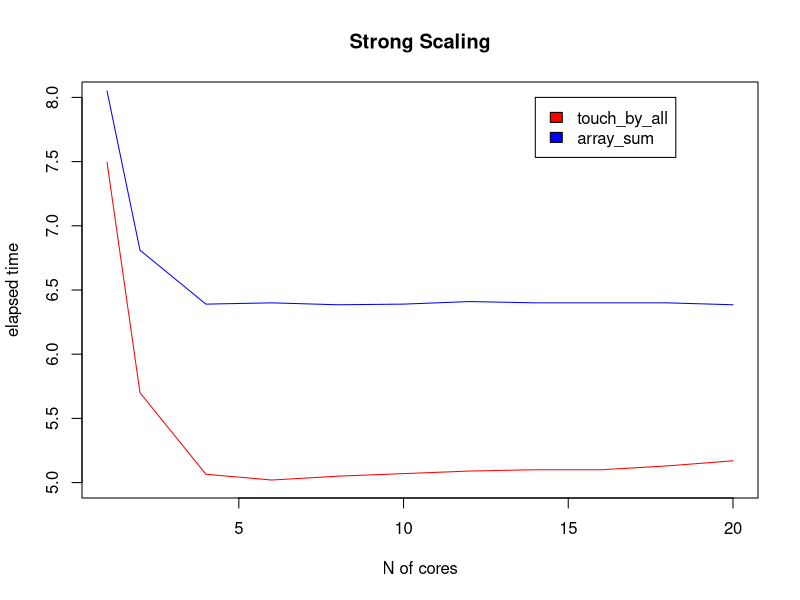
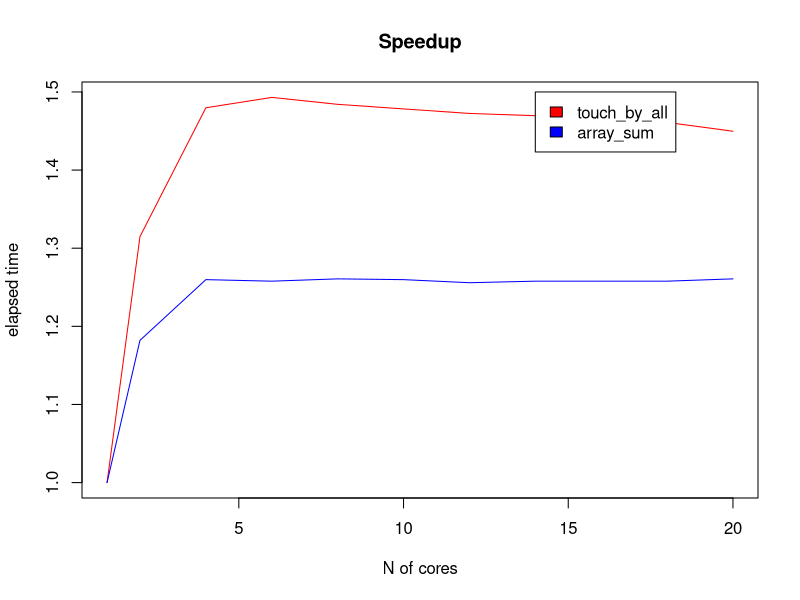
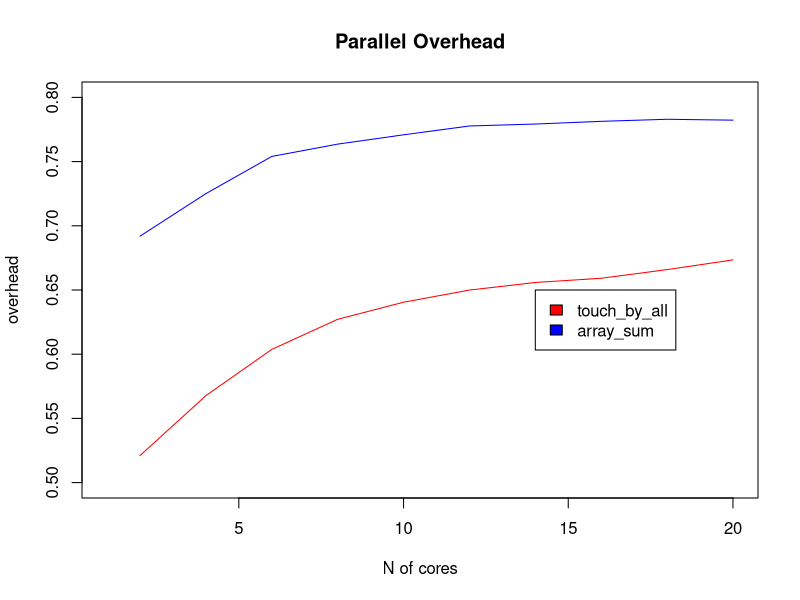

These charts were generated, in order, by the following R code:
library(readr)
time_executions_array_sum <- read_csv2("time_executions_array_sum.csv")
time_executions_touch_by_all <- read_csv2("time_executions_touch_by_all.csv")



plot(time_executions_touch_by_all$p,time_executions_touch_by_all$time,type = "l",ylim = c(5,8),ylab = "elapsed time",xlab= "N of cores", col = "red", main = "Strong Scaling")
lines(time_executions_array_sum$p,time_executions_array_sum$time,type = "l",ylab = "elapsed time",xlab= "N of cores", col = "blue")


legend(14, 8, legend = c("touch_by_all","array_sum"), fill = c("red","blue"), col="red", bg ="white")
serial_time_touch_by_all=time_executions_touch_by_all$time[1]
serial_time_array_sum=time_executions_array_sum$time[1]
speedup_touch_by_all =serial_time_touch_by_all/time_executions_touch_by_all$time 
speedup_array_sum =serial_time_array_sum/time_executions_array_sum$time


plot(time_executions_touch_by_all$p,speedup_touch_by_all,type = "l",ylab = "elapsed time",xlab= "N of cores", col = "red", main = "Speedup")
lines(time_executions_array_sum$p,speedup_array_sum,type = "l",ylab = "elapsed time",xlab= "N of cores", col = "blue")
legend(14, 1.5, legend = c("touch_by_all","array_sum"), fill = c("red","blue"), col="red", bg ="white")


e_touch_by_all = (1/speedup_touch_by_all- 1/time_executions_touch_by_all$p)/(1-1/time_executions_touch_by_all$p) 
plot(time_executions_array_sum$p,e_touch_by_all,type = "l",ylab = "overhead",ylim =c(0.5,0.8),xlab= "N of cores", col = "red", main = "Parallel Overhead")
e_array_sum = (1/speedup_array_sum- 1/time_executions_array_sum$p)/(1-1/time_executions_array_sum$p) 
lines(time_executions_array_sum$p,e_array_sum,type = "l",ylab = "overhead",xlab= "N of cores", col = "blue", main = "Parallel Overhead")
legend(14, 0.65, legend = c("touch_by_all","array_sum"), fill = c("red","blue"), col="red", bg ="white")

